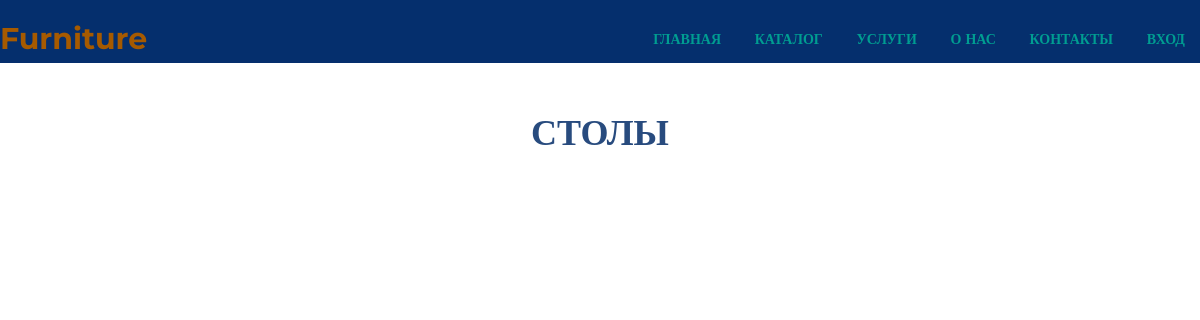
Page /table/ on the earlier database version.
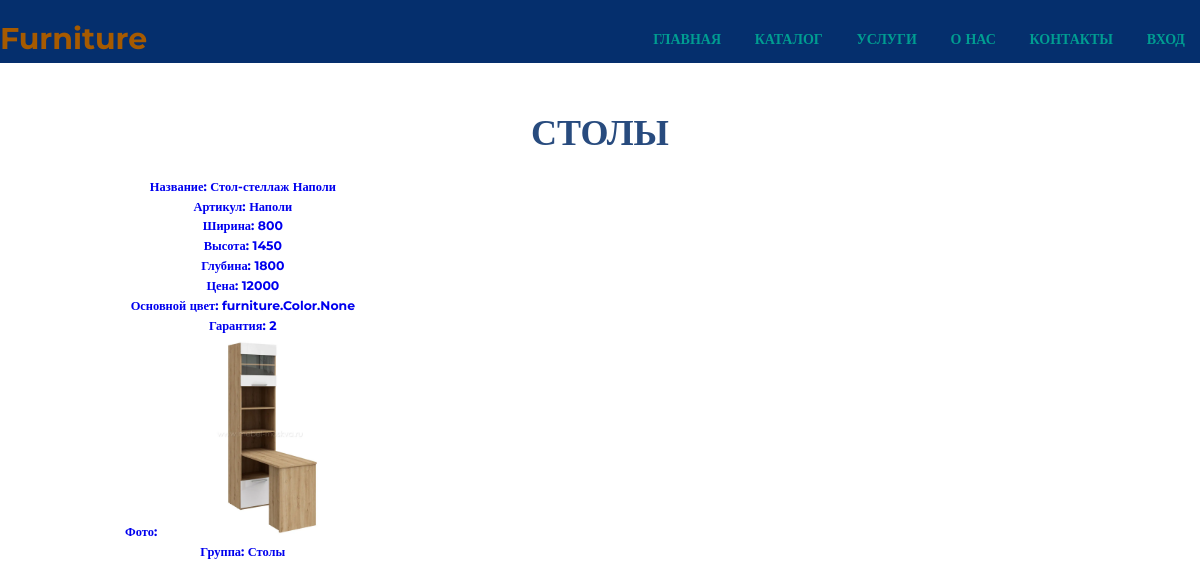
Same page on the later database version.
### furniture/models.py (models this page shows, shortened)
class Product(models.Model):
    title = models.CharField("Название", max_length=100)
    artikle = models.ForeignKey(Artikle, verbose_name="Артикул", on_delete=models.CASCADE)
    width = models.PositiveIntegerField("Ширина")
    height = models.PositiveIntegerField("Высота")
    depth = models.PositiveIntegerField("Глубина")
    coast = models.PositiveIntegerField("Цена")
    colors = models.ManyToManyField(Color, verbose_name="Основной цвет")
    ffrancia = models.PositiveIntegerField("Гарантия")
    photo = models.ImageField("Фото",  upload_to="products/")
    group = models.ForeignKey(Group, verbose_name="Группа", on_delete=models.CASCADE)
    class Meta:
        verbose_name = "Продукт"
        verbose_name_plural = "Продукт"

class Artikle(models.Model):
    title = models.CharField("Название", max_length=100)
    artikle = models.CharField("Артикул", max_length=30)
    def __str__(self):
        return self.title
    class Meta:
        verbose_name = "Автикл"
        verbose_name_plural = "Артиклы"

class Group(models.Model):
    title = models.CharField("Название", max_length=100)
    photo = models.ImageField("Фото",  upload_to="products/")
    def __str__(self):
        return self.title
    class Meta:
        verbose_name = "Группа"
        verbose_name_plural = "Группы"

### furniture/views.py (the view)
# urls.py: path("table/", views.ItemsViewTable.as_view()),
class ItemsViewTable(View):
    def get(self, request):
        item = Product.objects.filter(group_id=6)
        return render(request, "table.html", {'item_list': item})

### templates/table.html (shortened to what this page needs)
<!DOCTYPE html>
{% load static %}
<html>
<head>
  <link rel="stylesheet" href="{% static 'css/style.css' %}">
</head>
<body>
  <header class="header">
    <div class="container">
      <div class="header__inner">
        <div class="header__logo">Furniture</div>
        <nav class="nav">
          <a class="nav__link" href="/">Главная</a>
          <a class="nav__link" href="/#catalog">Каталог</a>
          <a class="nav__link" href="/#service">Услуги</a>
          <a class="nav__link" href="/us">О нас</a>
          <a class="nav__link" href="/us#cont">Контакты</a>
          {% if user.is_authenticated %}
            <a class="nav__link" href="/account/logout">Выход</a>
            <h2 class="nav__link">{{user.username }}</h2>
          {% else %}
            <a class="nav__link" href="/account/login">Вход</a>
          {% endif %}
        </nav>
      </div>
    </div>
  </header>
  <section class="section"  id="catalog">
    <div class="container">
      <div class="section__header">
        <h2 class="section__title">Столы</h2>
        <div class="catalog">
            {% for item in item_list %}
            <div class="item">
                <a href="/{{ item.id }}">
                <h5>Название: {{item.title}}</h5>
                <h5>Артикул: {{item.artikle}}</h5>
                <h5>Ширина: {{item.width}}</h5>
                <h5>Высота: {{item.height}}</h5>
                <h5>Глубина: {{item.depth}}</h5>
                <h5>Цена: {{item.coast}}</h5>
                <h5>Основной цвет: {{item.colors}}</h5>
                <h5>Гарантия: {{item.ffrancia}}</h5>
                <div class="item__img">
                    <h5>Фото: <img class="item__img" src="{{ item.photo.url }}" alt=""></h5>
                </div>
                <h5>Группа: {{item.group}}</h5>
            </a>
            </div>
            {% endfor %}
        </div>
      </div>
  </section>
</body>
</html>

Differences in the rows shown:
added Product: title "Стол-стеллаж Наполи", artikle "Наполи", width "800", height "1450", depth "1800", coast "12000", colors "furniture.Color.None", ffrancia "2", photo (picture), group "Столы"
